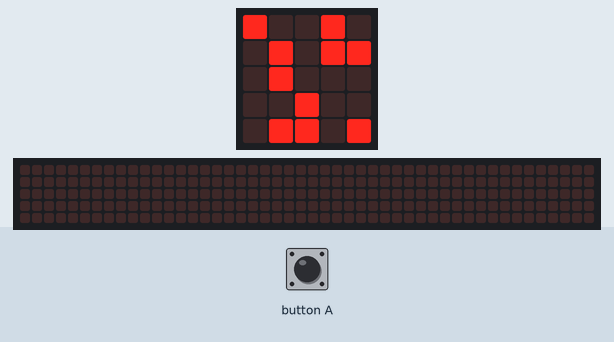
Recording of a program running on a simulated BBC micro:bit (MakeCode). Parts: the board's 5×5 LED display, a strip that is not on the board, showing the scrolling text unrolled. The test bench sets the inputs (shaded band). Random numbers come from a fixed seed; the 48×5 strip is a reading aid, not a part: it shows the text the display is scrolling, unrolled, one strip-width of it at a time.

Above: at 1.2 s.
1.3 s: button A pressed for 0.15 s
At 1.68 s:
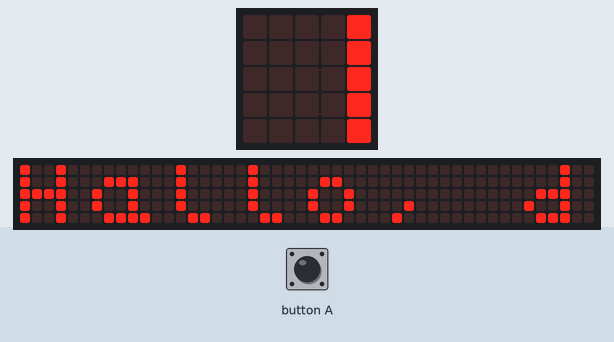
2.0 s: button A pressed for 0.15 s
At 2.33 s:
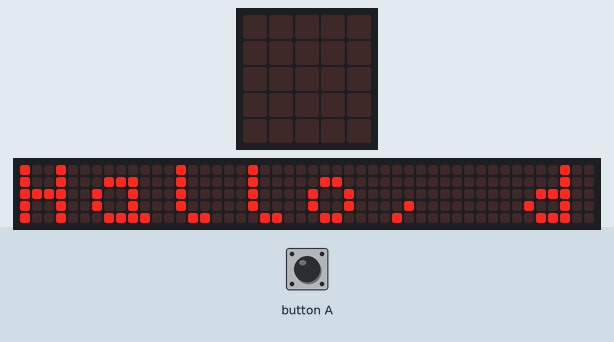
2.7 s: button A pressed for 0.15 s
At 3.18 s:
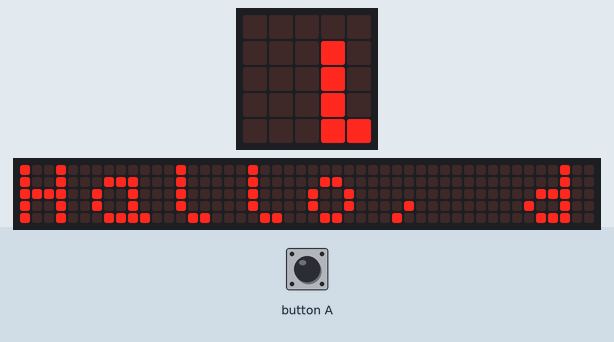
3.4 s: button A pressed for 0.15 s
At 3.63 s:
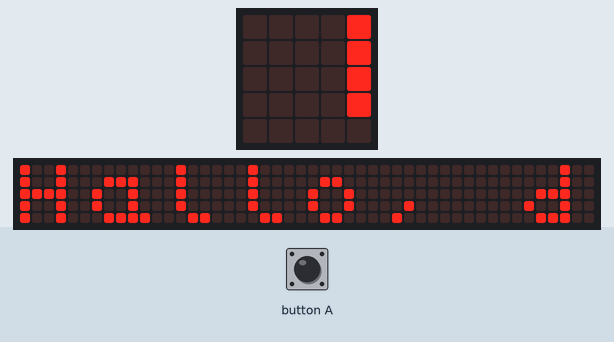
4.1 s: button A pressed 5 times (0.12 s each, 0.3 s apart)
At 5.9 s:
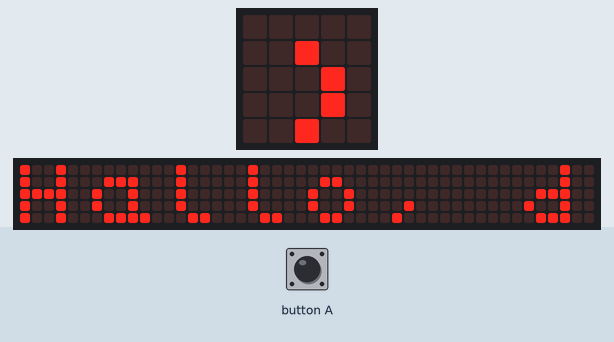
7.1 s: button A pressed 5 times (0.12 s each, 0.3 s apart)
At 8.28 s:
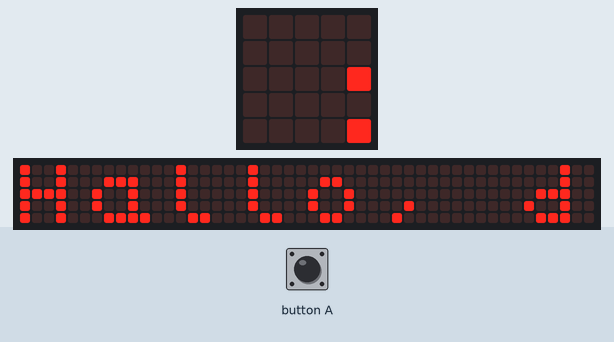

The program:

main.ts
```typescript
input.onButtonPressed(Button.A, function () {
    basic.clearScreen()
    start = 1
})
let Plot_Y = 0
let Plot_X = 0
let start = 0
start = 0
basic.forever(function () {
    if (start == 1) {
        basic.showString("Hallo, dit is een microbit.")
        start = 0
    }
    Plot_X = randint(0, 4)
    Plot_Y = randint(0, 4)
    led.toggle(Plot_X, Plot_Y)
})
```

test.ts
```typescript
// tests gaan hier; deze zal niet worden gecompileerd wanneer dit pakket wordt gebruikt als extensie.
```
